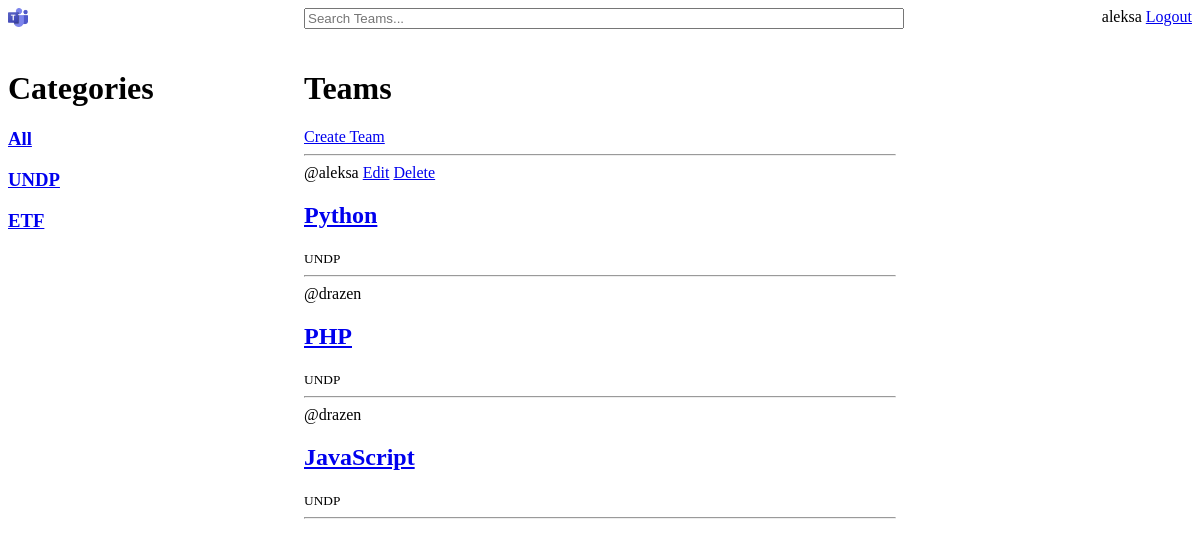
Page /?q=UNDP (signed in) on the committed database.
### base/models.py (models this page shows, shortened)
class Category(models.Model):
    name = models.CharField(max_length=100)

class Team(models.Model):
    user = models.ForeignKey(User, on_delete=models.CASCADE, null=True)
    category = models.ForeignKey(Category, on_delete=models.CASCADE, null=True)
    name = models.CharField(max_length=100)
    description = models.TextField(null=True, blank=True)
    updated = models.DateTimeField(auto_now=True)
    created = models.DateTimeField(auto_now_add=True)

### base/views.py (the view)
# urls.py: path('', views.home, name='home'),
def home(request):
    q = request.GET.get('q')
    if q:
        q = '%'+ q + '%'
        teams = Team.objects.raw('SELECT * FROM base_team T, base_category C WHERE (T.name LIKE %s OR T.description LIKE %s OR C.name LIKE %s) AND T.category_id = C.id ' ,[q, q, q])
    else:
        teams = Team.objects.raw('SELECT * FROM base_team')
    categories = Category.objects.raw('SELECT * FROM base_category')
    context = {'teams': teams, 'categories': categories}
    return render(request, 'home.html', context)

### base/templates/home.html (shortened to what this page needs)
{% extends 'base.html' %}
{% block content %}
<div class="container">
    <div>
        <h1>Categories</h1>
        <div>
            <h3><a href="{% url 'home' %}">All</a></h3>
            {% for category in categories %}
                <h3><a href="{% url 'home' %}?q={{category.name}}">{{category.name}}</a></h3>
            {% endfor %}
        </div>
    </div>
    <div>
        <h1>Teams</h1>
        {% if request.user.is_authenticated %}
        <a href="{% url 'create-team' %}">Create Team</a>
        {% endif %}
        <hr>
        <div>
            {% for team in teams %}
                <span>@{{team.user}}</span>
                {% if request.user == team.user %}
                <a href="{% url 'edit-team' team.id %}">Edit</a>
                <a href="{% url 'delete-team' team.id %}">Delete</a>
                {% endif %}
                <h2><a href="{% url 'team' team.id %}">{{team.name}}</a></h2>
                <small>{{team.category.name}}</small>
                <hr>
            {% endfor %}
        </div>
    </div>
    <div></div>
</div>
{% endblock %}

### templates/navbar.html
{% load static %}
<div class="container">
    <div>
        <a href="{% url 'home' %}">
            <img src="{% static 'images/logo.png' %}" width="20px">
        </a>
    </div>
    <div>
        <form method="GET" action="{% url 'home' %}">
            <input type="text" name="q" placeholder="Search Teams..." id="search">
        </form>
    </div>
    <div class="login">
        {% if request.user.is_authenticated %}
        {{request.user.username}} <a href="{% url 'logout' %}">Logout</a>
        {% else %}
        <a href="{% url 'login' %}">Login</a>
        {% endif %}
    </div>
</div>
<br>

### static/styles/base.css (style rules this page uses)
.container { display: grid; grid-template-columns: 1fr 2fr 1fr; }
#search { width: 100%; }
.login { text-align: right; }

### rows in the picture
Category: name "UNDP"
Category: name "ETF"
Team: user "aleksa", shows "Edit", name "Python", category.name "UNDP"
Team: user "drazen", name "PHP", category.name "UNDP"
Team: user "drazen", name "JavaScript", category.name "UNDP"

### other values in the picture
{{ request.user.username }} "aleksa"
